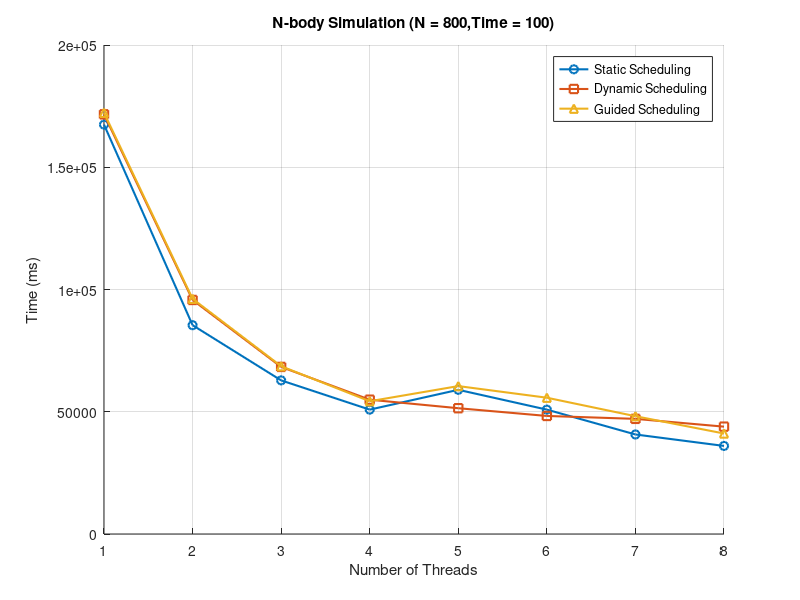

Write the MATLAB code that produced this figure.
function task4()
    % -------------------------------------------------------------
    % 1) Load data from three text files (static, dynamic, guided)
    %    Skip the header row by specifying '1, 0' in dlmread
    % -------------------------------------------------------------
    staticData  = dlmread('timing_problem4_static.txt','',1,0);
    dynamicData = dlmread('timing_problem4_dynamic.txt','',1,0);
    guidedData  = dlmread('timing_problem4_guided.txt','',1,0);

    % Each data file has two columns: [threads, time_ms]
    threads_static  = staticData(:,1);
    time_static     = staticData(:,2);

    threads_dynamic = dynamicData(:,1);
    time_dynamic    = dynamicData(:,2);

    threads_guided  = guidedData(:,1);
    time_guided     = guidedData(:,2);

    % -------------------------------------------------------------
    % 2) Create a figure and plot all three on the same axes
    % -------------------------------------------------------------
    figure('Position',[300 300 700 500]);  % optional size
    hold on;  % so we can plot multiple lines on the same axes

    plot(threads_static,  time_static,  '-o', 'LineWidth',1.5,...
        'MarkerSize',6, 'DisplayName','Static Scheduling');
    plot(threads_dynamic, time_dynamic, '-s', 'LineWidth',1.5,...
        'MarkerSize',6, 'DisplayName','Dynamic Scheduling');
    plot(threads_guided,  time_guided,  '-^', 'LineWidth',1.5,...
        'MarkerSize',6, 'DisplayName','Guided Scheduling');

    hold off;
    grid on;

    % -------------------------------------------------------------
    % 3) Label the axes, set a title, and show the legend
    % -------------------------------------------------------------
    xlabel('Number of Threads');
    ylabel('Time (ms)');

    title('N-body Simulation (N = 800,Time = 100)');
    legend('Location','best');  % choose an optimal place for the legend

    % -------------------------------------------------------------
    % 4) (Optional) Save as PDF or PNG
    % -------------------------------------------------------------
    print('-dpdf', 'task4.pdf');
    % or: print('-dpng','scheduling_policies.png');
end
